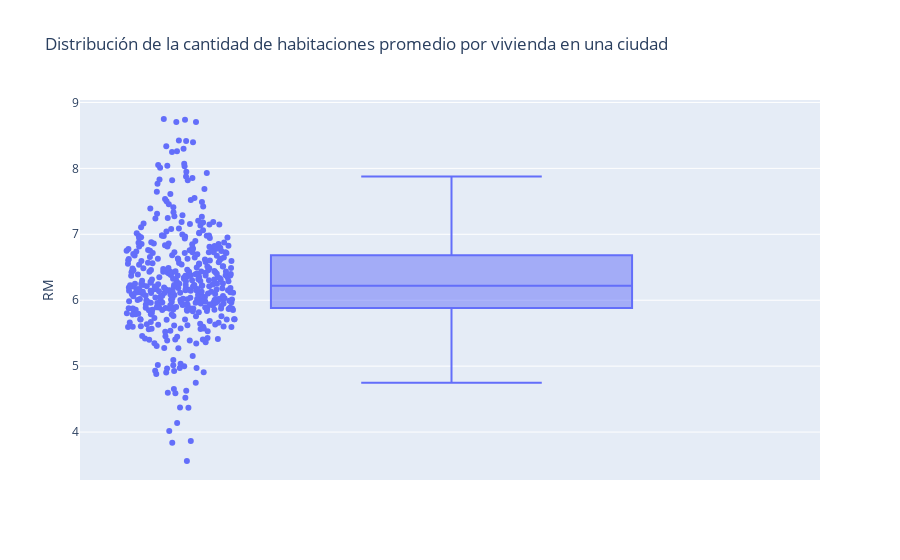

Write notebook code for a chart like this one.
### Markdown cell above
## Visualización de los datos

### Code cell
fig = px.box(X_train_imputado_df, y="RM", points='all',
            title='Distribución de la cantidad de habitaciones promedio por vivienda en una ciudad')
fig.show()

### Figure 1 — Plotly figure (JSON) as saved in the notebook; plotly's stock layout.template omitted (floating-point values rounded to 4 significant figures; data arrays with more than 128 entries replaced by an {"elided": "..."} marker saying what was removed)
{"data": [{"alignmentgroup": "True", "boxpoints": "all", "hovertemplate": "RM=%{y}<extra></extra>", "legendgroup": "", "marker": {"color": "#636efa"}, "name": "", "notched": false, "offsetgroup": "", "orientation": "v", "showlegend": false, "type": "box", "x0": " ", "xaxis": "x", "y": {"elided": "444 float values"}, "y0": " ", "yaxis": "y"}], "layout": {"boxmode": "group", "legend": {"tracegroupgap": 0}, "title": {"text": "Distribución de la cantidad de habitaciones promedio por vivienda en una ciudad"}, "xaxis": {"anchor": "y", "domain": [0, 1]}, "yaxis": {"anchor": "x", "domain": [0, 1], "title": {"text": "RM"}}}}
